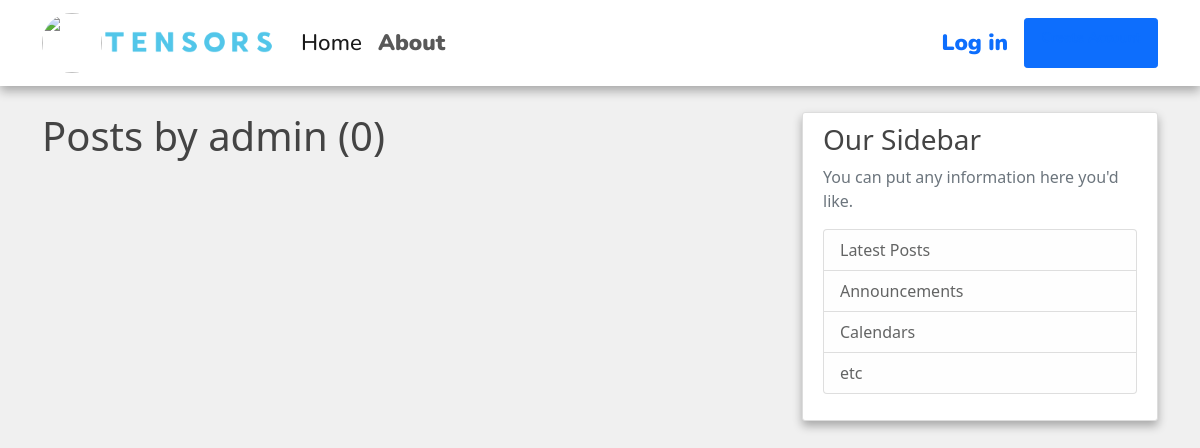
Page /user/admin on the earlier database version.
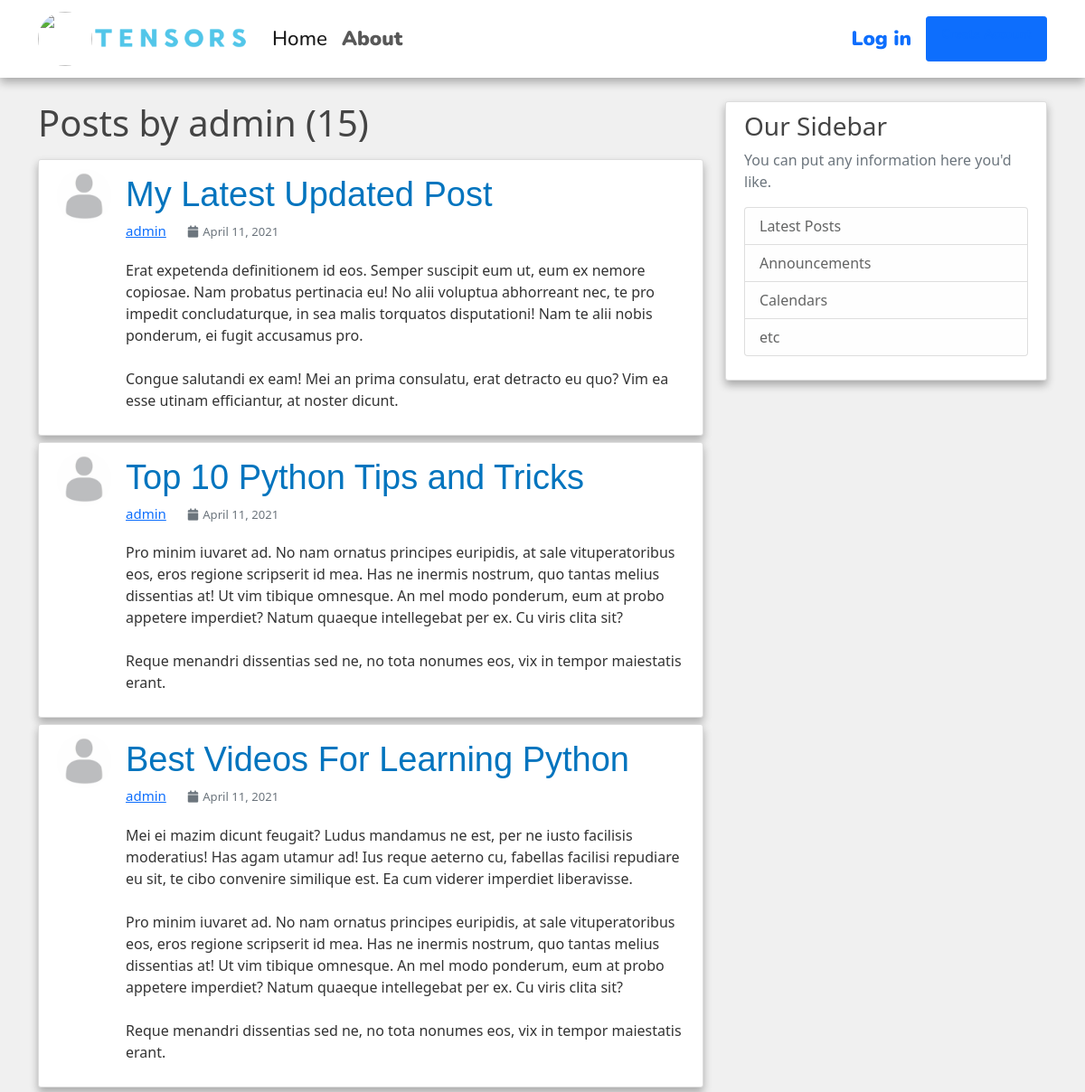
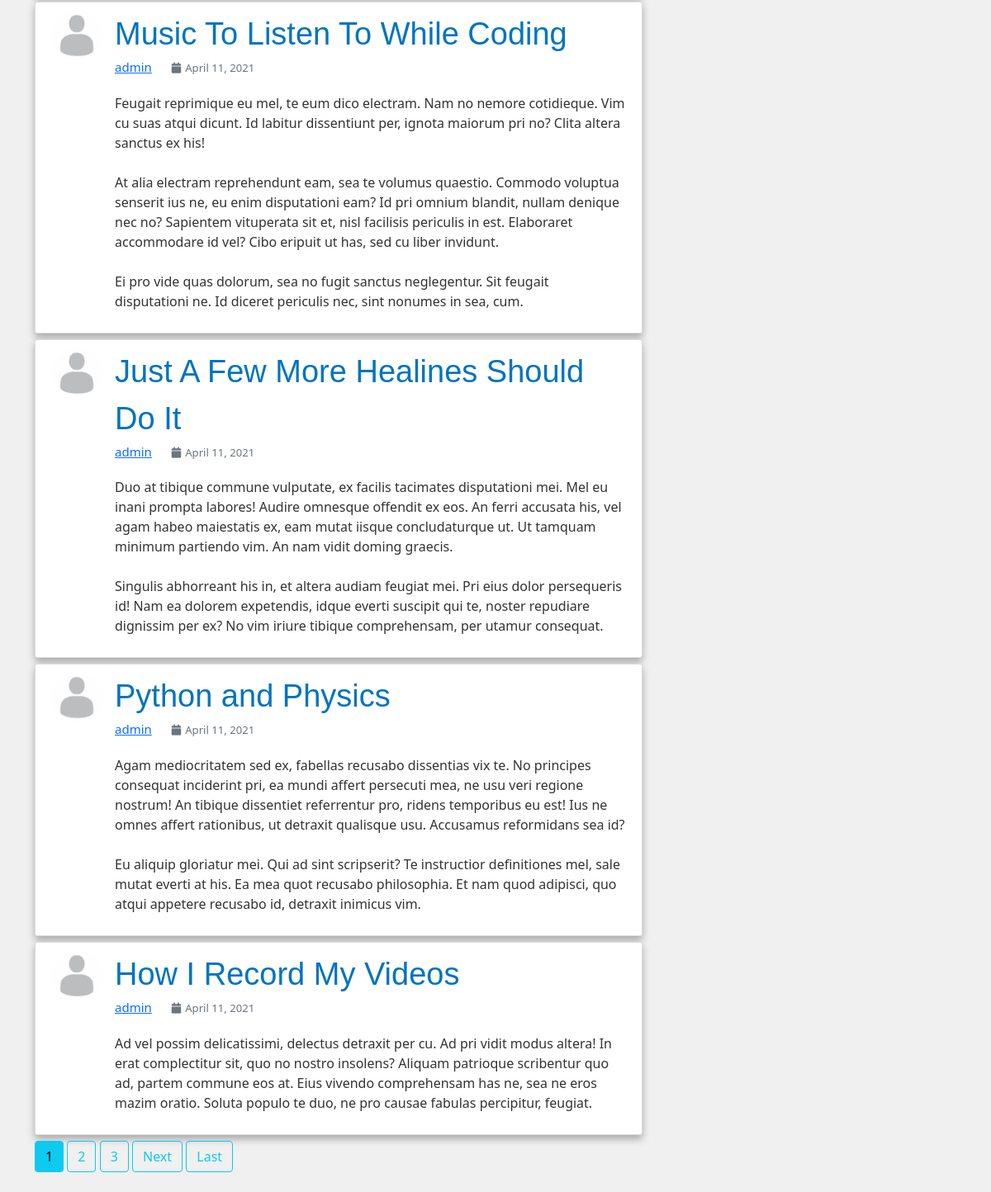
Same page on the later database version (2 pictures, top to bottom).
### blog/models.py (models this page shows, shortened)
class Post(models.Model):
    title = models.CharField(max_length=100)
    content = models.TextField()
    date_posted = models.DateTimeField(default=timezone.now)
    author = models.ForeignKey(User, on_delete=models.CASCADE)

### users/models.py (models this page shows, shortened)
class Profile(models.Model):
    user = models.OneToOneField(User, on_delete=models.CASCADE)
    image = models.ImageField(default='default.jpg', upload_to='profile_pics')

### blog/views.py (the view)
# urls.py: path('user/<str:username>', UserPostListView.as_view(), name='user-posts'),
class UserPostListView(ListView):
    model = Post
    template_name = 'blog/user_posts.html' # <app>/<model>_<viewtype>.html
    context_object_name = 'posts'
    paginate_by = 7
    def get_queryset(self):
        user = get_object_or_404(User, username=self.kwargs.get('username'))
        return Post.objects.filter(author=user).order_by('-date_posted')

### blog/templates/blog/user_posts.html (shortened to what this page needs)
{% extends "blog/base.html" %}
{% block content %}
<h1 class="mb-3">Posts by {{ view.kwargs.username }} ({{ page_obj.paginator.count }})</h1>
    {% for post in posts %}
    <article class="media content-section d-flex flex-row">
        <img class="rounded-circle article-img" src="{{ post.author.profile.image.url }}">
        <div class="media-body">
          <a class="article-title" href="{% url 'post-detail' post.id %}">{{ post.title }}</a>
          <div class="article-metadata">
            <span><a class="mr-2" href="{% url 'user-posts' post.author.username %}">{{ post.author }}</a></span>
            <span><small class="text-muted"><i class="fa fa-calendar" style="margin-right: 5px;"></i>{{ post.date_posted | date:"F d, Y" }}</small></span>
          </div>
          <p class="article-content">{{ post.content }}</p>
        </div>
    </article>
    {% endfor %}
    {% if is_paginated %}
      {% for num in page_obj.paginator.page_range %}
        {% if page_obj.number == num %}
          <a class="btn btn-info mb-4" href="?page={{ num }}">{{ num }}</a>
        {% elif num > page_obj.number|add:'-3' and num < page_obj.number|add:'3' %}
          <a class="btn btn-outline-info mb-4" href="?page={{ num }}">{{ num }}</a>
        {% endif %}
      {% endfor %}
      {% if page_obj.has_next %}
        <a class="btn btn-outline-info mb-4" href="?page={{ page_obj.next_page_number }}">Next</a>
        <a class="btn btn-outline-info mb-4" href="?page={{ page_obj.paginator.num_pages }}">Last</a>
      {% endif %}
    {% endif %}
{% endblock content %}

### blog/templates/blog/base.html (shortened to what this page needs)
{% load static %}
<!DOCTYPE html>
<html lang="en">
    <head>
        <link href="https://cdn.jsdelivr.net/npm/bootstrap@5.0.0-beta3/dist/css/bootstrap.min.css" rel="stylesheet">
        <link rel="stylesheet" text="text/css" href="{% static 'blog/main.css' %}">
        <link rel="stylesheet" href="https://use.fontawesome.com/releases/v5.15.3/css/all.css">
    </head>
    <body>
        <header class="site-header">
          <nav class="navbar navbar-expand-md navbar-light  bg-steel fixed-top">
            <div class="container">
              <a class="navbar-brand" href="{% url 'blog-home' %}"><img class="rounded-circle article-img" style="margin: 0;"  src="https://upload.wikimedia.org/wikipedia/commons/thumb/4/45/Components_stress_tensor.svg/1200px-Components_stress_tensor.svg.png"><span>🇹‌🇪‌🇳‌🇸‌🇴‌🇷‌🇸‌
              </span></a>
              <div class="collapse navbar-collapse" id="navbarSupportedContent" style="font-family: 'Nunito', sans-serif; font-weight: 900; font-size: 1.4rem;">
                <ul class="navbar-nav me-auto mb-2 mb-lg-0" >
                  <li class="nav-item">
                    <a class="nav-link active" aria-current="page" href="{% url 'blog-home' %}">Home</a>
                  </li>
                  <li class="nav-item">
                    <a class="nav-link" href="{% url 'blog-about' %}">About</a>
                  </li>
                </ul>
                <div class="d-flex">
                  {% if user.is_authenticated %}
                    <a class="nav-item nav-link" href="{% url 'post-create' %}">New Post</a>
                    <a class="nav-item nav-link" href="{% url 'profile' %}">Profile</a>
                    <a class="nav-item nav-link btn btn-outline-danger btn-sm" href="{% url 'logout' %}"><i class="fas fa-sign-out-alt"></i>Log out</a>
                  {% else %}
                    <a class="nav-item nav-link" href="{% url 'login' %}">Log in</a>
                    <a class="nav-item nav-link btn btn-primary btn-sm" href="{% url 'register' %}"><strong>Create Account</strong></a>
                  {% endif %}
                  </div>
              </div>
            </div>
          </nav>
        </header>
        <main role="main" class="container">
            <div class="row">
              <div class="col-md-8">
                {% block content %}{% endblock %}
              </div>
              <div class="col-md-4">
                <div class="content-section">
                  <h3>Our Sidebar</h3>
                  <p class='text-muted'>You can put any information here you'd like.
                    <ul class="list-group">
                      <li class="list-group-item list-group-item-light">Latest Posts</li>
                      <li class="list-group-item list-group-item-light">Announcements</li>
                      <li class="list-group-item list-group-item-light">Calendars</li>
                      <li class="list-group-item list-group-item-light">etc</li>
                    </ul>
                  </p>
                </div>
              </div>
            </div>
        </main>
    </body>
</html>

### blog/static/blog/main.css (style rules this page uses)
body { background: #F0F0F0; color: #333333; margin-top: 7rem; }
h1, h2, h3, h4, h5, h6 { color: #444444; }
ul { margin: 0; }
.bg-steel { background-color: #ffffff; box-shadow: 0 5px 10px rgba(0, 0, 0, 0.3); }
.site-header .navbar-nav .nav-link { color: #585858; }
.site-header .navbar-nav .nav-link.active { font-weight: 500; }
.content-section { background: #ffffff; padding: 10px 20px; border: 1px solid #dddddd; border-radius: 3px; margin-bottom: 7px; box-shadow: 0 5px 10px rgba(0, 0, 0, 0.3); }
.article-title { font-family: Verdana, Geneva, sans-serif; font-weight: normal; font-size: 38px; color: #0274be; text-decoration: none; }
.article-content { white-space: pre-line; }
.article-img { height: 60px; width: 60px; margin-right: 16px; }
.article-metadata { font-size: 15px; display: block; color: #aaa; float: left; clear: both; width: 100%; margin-bottom: 20px; }
.article-metadata > span { margin-right: 20px; }

Differences in the rows shown:
added Post: author.profile.image (placeholder picture), title "My Latest Updated Post", author "admin", date_posted "April 11, 2021", content "Erat expetenda definitionem id eos. Semper suscipit eum ut, eum ex nemore copiosae. Nam probatus pertinacia eu! No alii voluptua abhorreant nec, te pro impedit concludaturque, in sea malis torquatos disputationi! Nam te alii nobis ponderum, ei fugit accusamus pro. Congue salutandi ex eam! Mei an prima consulatu, erat detracto eu quo? Vim ea esse utinam efficiantur, at noster dicunt."
added Post: author.profile.image (placeholder picture), title "Top 10 Python Tips and Tricks", author "admin", date_posted "April 11, 2021", content "Pro minim iuvaret ad. No nam ornatus principes euripidis, at sale vituperatoribus eos, eros regione scripserit id mea. Has ne inermis nostrum, quo tantas melius dissentias at! Ut vim tibique omnesque. An mel modo ponderum, eum at probo appetere imperdiet? Natum quaeque intellegebat per ex. Cu viris clita sit? Reque menandri dissentias sed ne, no tota nonumes eos, vix in tempor maiestatis erant."
added Post: author.profile.image (placeholder picture), title "Best Videos For Learning Python", author "admin", date_posted "April 11, 2021", content "Mei ei mazim dicunt feugait? Ludus mandamus ne est, per ne iusto facilisis moderatius! Has agam utamur ad! Ius reque aeterno cu, fabellas facilisi repudiare eu sit, te cibo convenire similique est. Ea cum viderer imperdiet liberavisse. Pro minim iuvaret ad. No nam ornatus principes euripidis, at sale vituperatoribus eos, eros regione scripserit id mea. Has ne inermis nostrum, quo tantas melius dissentias at! Ut vim tibique omnesque. An mel modo ponderum, eum at probo appetere imperdiet? Natum quaeque intellegebat per ex. Cu viris clita sit? Reque menandri dissentias sed ne, no tota nonumes eos, vix in tempor maiestatis erant."
added Post: author.profile.image (placeholder picture), title "Music To Listen To While Coding", author "admin", date_posted "April 11, 2021", content "Feugait reprimique eu mel, te eum dico electram. Nam no nemore cotidieque. Vim cu suas atqui dicunt. Id labitur dissentiunt per, ignota maiorum pri no? Clita altera sanctus ex his! At alia electram reprehendunt eam, sea te volumus quaestio. Commodo voluptua senserit ius ne, eu enim disputationi eam? Id pri omnium blandit, nullam denique nec no? Sapientem vituperata sit et, nisl facilisis periculis in est. Elaboraret accommodare id vel? Cibo eripuit ut has, sed cu liber invidunt. Ei pro vide quas dolorum, sea no fugit sanctus neglegentur. Sit feugait disputationi ne. Id diceret periculis nec, sint nonumes in sea, cum."
added Post: author.profile.image (placeholder picture), title "Just A Few More Healines Should Do It", author "admin", date_posted "April 11, 2021", content "Duo at tibique commune vulputate, ex facilis tacimates disputationi mei. Mel eu inani prompta labores! Audire omnesque offendit ex eos. An ferri accusata his, vel agam habeo maiestatis ex, eam mutat iisque concludaturque ut. Ut tamquam minimum partiendo vim. An nam vidit doming graecis. Singulis abhorreant his in, et altera audiam feugiat mei. Pri eius dolor persequeris id! Nam ea dolorem expetendis, idque everti suscipit qui te, noster repudiare dignissim per ex? No vim iriure tibique comprehensam, per utamur consequat."
added Post: author.profile.image (placeholder picture), title "Python and Physics", author "admin", date_posted "April 11, 2021", content "Agam mediocritatem sed ex, fabellas recusabo dissentias vix te. No principes consequat inciderint pri, ea mundi affert persecuti mea, ne usu veri regione nostrum! An tibique dissentiet referrentur pro, ridens temporibus eu est! Ius ne omnes affert rationibus, ut detraxit qualisque usu. Accusamus reformidans sea id? Eu aliquip gloriatur mei. Qui ad sint scripserit? Te instructior definitiones mel, sale mutat everti at his. Ea mea quot recusabo philosophia. Et nam quod adipisci, quo atqui appetere recusabo id, detraxit inimicus vim."
added Post: author.profile.image (placeholder picture), title "How I Record My Videos", author "admin", date_posted "April 11, 2021", content "Ad vel possim delicatissimi, delectus detraxit per cu. Ad pri vidit modus altera! In erat complectitur sit, quo no nostro insolens? Aliquam patrioque scribentur quo ad, partem commune eos at. Eius vivendo comprehensam has ne, sea ne eros mazim oratio. Soluta populo te duo, ne pro causae fabulas percipitur, feugiat."
Other differences:
{{ page_obj.paginator.count }}: "0" → "15"
new list line: "1"
new list line: "2"
new list line: "3"
text now shown: "Next Last"
